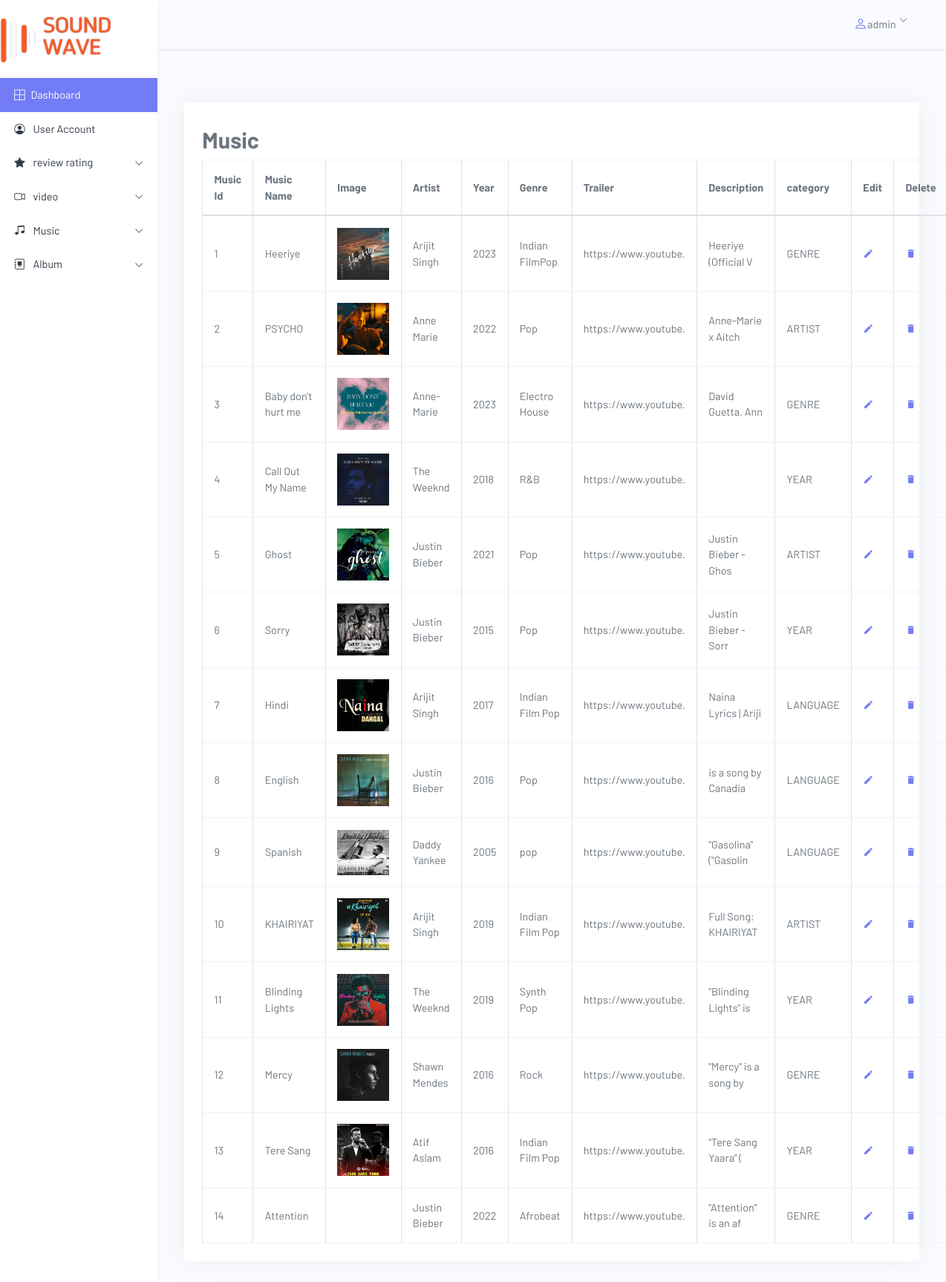
The page /admin/music.php (signed in) on the database its author committed.
### tables this page shows
CREATE TABLE `music` (
  `music_id` int(11) NOT NULL AUTO_INCREMENT,
  `name` varchar(255) DEFAULT NULL,
  `artist` varchar(255) DEFAULT NULL,
  `year` int(11) DEFAULT NULL,
  `genre` varchar(255) DEFAULT NULL,
  `description` varchar(255) DEFAULT NULL,
  `filepath` varchar(255) DEFAULT NULL,
  `trailer` varchar(255) DEFAULT NULL,
  `ctg_id` int(11) DEFAULT NULL,
  PRIMARY KEY (`music_id`),
  KEY `ctg_id` (`ctg_id`),
  CONSTRAINT `music_ibfk_1` FOREIGN KEY (`ctg_id`) REFERENCES `category` (`category_id`)
);

CREATE TABLE `category` (
  `category_id` int(11) NOT NULL,
  `category_name` varchar(255) DEFAULT NULL,
  PRIMARY KEY (`category_id`)
);

### admin/music.php (the view, shortened to what this page needs)
<!DOCTYPE html>
<html lang="en">
<head>
    <link rel="stylesheet" href="https://cdn.jsdelivr.net/npm/bootstrap@4.6.0/dist/css/bootstrap.min.css">
    <link rel="stylesheet" href="https://cdn.jsdelivr.net/npm/bootstrap-icons@1.4.1/font/bootstrap-icons.css">
    <link href="assets/css/icons.min.css" rel="stylesheet" type="text/css" />
    <link href="assets/css/app.min.css" rel="stylesheet" type="text/css" id="app-style" />
</head>
<body>
   <div class="col-md-3 col-lg-2 px-0 position-fixed h-100 bg-white shadow-sm sidebar" id="sidebar">
  <br>
  <img src="../frontend/dummy/nav_logo.png" alt="" >
  <br><br>
  <div class="list-group rounded-0">
    <a href="index.php" class="list-group-item list-group-item-action active border-0 d-flex align-items-center">
      <span class="bi bi-border-all"></span>
      <span class="ml-2">Dashboard</span>
    </a>
    <a href="User_Account.php" class="list-group-item list-group-item-action border-0 align-items-center">
      <span class="bi bi-person-circle"></span>
      <span class="ml-2">User Account</span>
    </a>
    <button class="list-group-item list-group-item-action border-0 d-flex justify-content-between align-items-center" data-toggle="collapse" data-target="#sale-collapse">
      <div>
        <span class="bi bi-star-fill"></span>
        <span class="ml-2">review rating</span>
      </div>
      <span class="bi bi-chevron-down small"></span>
    </button>
    <button class="list-group-item list-group-item-action border-0 d-flex justify-content-between align-items-center" data-toggle="collapse" data-target="#sale-collap">
      <div>
        <span class="bi bi-camera-video"></span>
        <span class="ml-2">video</span>
      </div>
      <span class="bi bi-chevron-down small"></span>
    </button>
    <button class="list-group-item list-group-item-action border-0 d-flex justify-content-between align-items-center" data-toggle="collapse" data-target="#purchase-collapse">
      <div>
        <span class="bi bi-music-note-beamed"></span>
        <span class="ml-2">Music</span>
      </div>
      <span class="bi bi-chevron-down small"></span>
    </button>
    <button class="list-group-item list-group-item-action border-0 d-flex justify-content-between align-items-center" data-toggle="collapse" data-target="#purchase-collapses">
      <div>
        <span class="bi bi-journal-album"></span>
        <span class="ml-2">Album</span>
      </div>
      <span class="bi bi-chevron-down small"></span>
    </button>
  </div>
</div>
    <div class="col-md-9 col-lg-10 ml-md-auto px-0 ms-md-auto">
        <nav class="w-100 d-flex px-4 py-2 mb-4 shadow-sm">
            <div class="dropdown ml-auto">
                <button class="btn py-0 d-flex align-items-center" id="logout-dropdown" data-toggle="dropdown" aria-expanded="false">
                    <span class="bi bi-person text-primary h4"></span>
                    <span>admin</span>
                    <span class="bi bi-chevron-down ml-1 mb-2 small"></span>
                </button>
            </div>
        </nav>
        <main class="p-4 min-vh-100">
            <?php
            include('include/config.php');
            ?>
            <div class="row">
                <div class="col-lg-12">
                    <div class="card">
                        <div class="card-body">
                            <h2>Music</h2>
                            <?php
                            $sql = "SELECT *,category.category_name,category.category_id FROM music
                     JOIN category ON music.ctg_id = category.category_id";
                            $result = mysqli_query($db, $sql) or die("Query Failed");
                            if (mysqli_num_rows($result) > 0) {
                            ?>
                                <table class="table table-bordered table-centered mb-0">
                                    <thead >
                                        <tr>
                                            <th>Music Id</th>
                                            <th>Music Name</th>
                                            <th>Image</th>
                                            <th>Artist</th>
                                            <th>Year</th>
                                            <th>Genre</th>
                                            <th>Trailer</th>
                                            <th >Description</th>
                                            <th>category</th>
                                            <th>Edit</th>
                                            <th>Delete</th>
                                        </tr>
                                    </thead>
                                    <tbody>
                                        <?php while ($row = mysqli_fetch_assoc($result)) {   ?>
                                            <tr>
                                                <td class='id'><?php echo $row['music_id']; ?> </td>
                                                <td><?php echo $row['name']; ?> </td>
                                                <td><img src="upload/<?php echo $row['filepath']; ?>" width="70px" alt="" /></td>
                                                <td><?php echo $row['artist']; ?> </td>
                                                <td><?php echo $row['year']; ?> </td>
                                                <td><?php echo $row['genre']; ?> </td>
                                                <td  ><?php echo substr( $row['trailer'], 0, 20); ?> </td>
                                                <td ><?php echo substr($row['description'], 0, 20); ?> </td>
                                                <td><?php echo $row['category_name']; ?> </td>
                                                <td class='edit'><a href='Update_music.php?id=<?php echo $row['music_id']; ?>'><i class='mdi mdi-pencil'></i></a></td>
                                                <td class='delete'><a href='Delete_music.php?id=<?php echo $row['music_id']; ?>'><i class='mdi mdi-delete'></i></a></td>
                                            </tr>
                                        <?php  } ?>
                                    </tbody>
                                </table>
                            <?php  } ?>
                        </div>
                    </div>
                </div>
            </div>
    </div>
</body>
</html>

### admin/music.php (style rules this page uses)
body { font-family: 'Barlow', sans-serif; }
.sidebar { top: 0; left: 0; z-index: 100; overflow-y: auto; }

### rows shown on the page
music: music_id "1", name "Heeriye", filepath (picture), artist "Arijit Singh", year "2023", genre "Indian FilmPop", trailer "https://www.youtube.", description "Heeriye (Official V", ctg.category_name "GENRE"
music: music_id "2", name "PSYCHO", filepath (picture), artist "Anne Marie", year "2022", genre "Pop", trailer "https://www.youtube.", description "Anne-Marie x Aitch", ctg.category_name "ARTIST"
music: music_id "3", name "Baby don't hurt me", filepath (picture), artist "Anne-Marie", year "2023", genre "Electro House", trailer "https://www.youtube.", description "David Guetta, Ann", ctg.category_name "GENRE"
music: music_id "4", name "Call Out My Name", filepath (picture), artist "The Weeknd", year "2018", genre "R&B", trailer "https://www.youtube.", ctg.category_name "YEAR"
music: music_id "5", name "Ghost", filepath (picture), artist "Justin Bieber", year "2021", genre "Pop", trailer "https://www.youtube.", description "Justin Bieber - Ghos", ctg.category_name "ARTIST"
music: music_id "6", name "Sorry", filepath (picture), artist "Justin Bieber", year "2015", genre "Pop", trailer "https://www.youtube.", description "Justin Bieber - Sorr", ctg.category_name "YEAR"
music: music_id "7", name "Hindi", filepath (picture), artist "Arijit Singh", year "2017", genre "Indian Film Pop", trailer "https://www.youtube.", description "Naina Lyrics | Ariji", ctg.category_name "LANGUAGE"
music: music_id "8", name "English", filepath (picture), artist "Justin Bieber", year "2016", genre "Pop", trailer "https://www.youtube.", description "is a song by Canadia", ctg.category_name "LANGUAGE"
music: music_id "9", name "Spanish", filepath (picture), artist "Daddy Yankee", year "2005", genre "pop", trailer "https://www.youtube.", description "\"Gasolina\" (\"Gasolin", ctg.category_name "LANGUAGE"
music: music_id "10", name "KHAIRIYAT", filepath (picture), artist "Arijit Singh", year "2019", genre "Indian Film Pop", trailer "https://www.youtube.", description "Full Song: KHAIRIYAT", ctg.category_name "ARTIST"
music: music_id "11", name "Blinding Lights", filepath (picture), artist "The Weeknd", year "2019", genre "Synth Pop", trailer "https://www.youtube.", description "\"Blinding Lights\" is", ctg.category_name "YEAR"
music: music_id "12", name "Mercy", filepath (picture), artist "Shawn Mendes", year "2016", genre "Rock", trailer "https://www.youtube.", description "\"Mercy\" is a song by", ctg.category_name "GENRE"
music: music_id "13", name "Tere Sang", filepath (picture), artist "Atif Aslam", year "2016", genre "Indian Film Pop", trailer "https://www.youtube.", description "\"Tere Sang Yaara\" (", ctg.category_name "YEAR"
music: music_id "14", name "Attention", artist "Justin Bieber", year "2022", genre "Afrobeat", trailer "https://www.youtube.", description "\"Attention\" is an af", ctg.category_name "GENRE"
